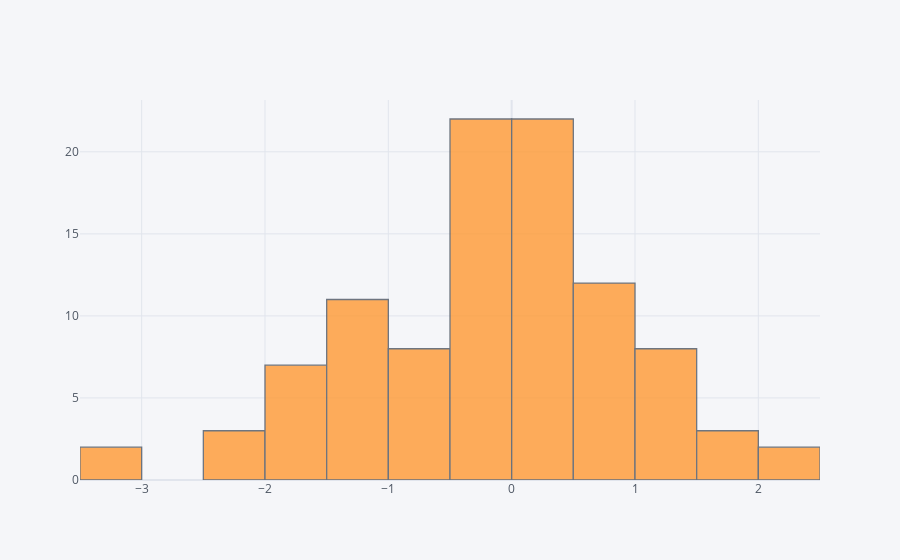

Write notebook code for a chart like this one.
### Markdown cell above
## histogram

### Code cell
df['A'].iplot(kind='hist',bins=25)

### Figure 1 — Plotly figure (JSON) as saved in the notebook; plotly's stock layout.template omitted (floating-point values rounded to 4 significant figures)
{"data": [{"histfunc": "count", "histnorm": "", "marker": {"color": "rgba(255, 153, 51, 1.0)", "line": {"color": "#4D5663", "width": 1.3}}, "name": "A", "nbinsx": 25, "opacity": 0.8, "orientation": "v", "type": "histogram", "x": [-0.8805, 1.455, 0.4585, -0.3006, 0.9425, 0.192, 0.1287, -1.125, 1.005, -0.01943, 0.8744, 1.267, -0.01329, 1.215, 0.9027, -0.2585, 0.06351, 0.06132, 0.6827, 0.6572, -0.6395, -0.3873, -1.276, -0.905, 0.3914, -1.326, -0.1118, 0.13, -0.4993, -0.3758, 1.895, -1.981, -0.2337, -0.8724, -0.343, 0.5428, 1.157, 1.333, -3.339, -1.109, -1.38, -1.2, 1.827, -1.699, -1.615, 0.9643, 0.1819, 1.068, -2.176, 0.6126, 0.3634, 0.3063, 0.1027, -0.2362, 0.292, -1.533, 0.802, 0.008844, -0.4265, 0.2846, 0.3358, 0.09094, -2.106, -2.423, -0.6026, 0.4283, -1.178, -0.54, 0.9881, -1.182, 0.08603, 1.791, 1.231, -1.82, -0.4208, -1.519, -0.3527, -0.04558, -0.2043, 0.541, -0.4129, 0.3411, -0.05383, -1.729, -3.327, -0.3158, -0.002248, -0.7399, -1.05, -0.0182, 0.009171, -0.436, -1.005, -1.123, 2.131, 2.128, 0.7196, 0.3539, -0.7576, 0.05885]}], "layout": {"barmode": "overlay", "legend": {"bgcolor": "#F5F6F9", "font": {"color": "#4D5663"}}, "paper_bgcolor": "#F5F6F9", "plot_bgcolor": "#F5F6F9", "title": {"font": {"color": "#4D5663"}}, "xaxis": {"gridcolor": "#E1E5ED", "showgrid": true, "tickfont": {"color": "#4D5663"}, "title": {"font": {"color": "#4D5663"}, "text": ""}, "zerolinecolor": "#E1E5ED"}, "yaxis": {"gridcolor": "#E1E5ED", "showgrid": true, "tickfont": {"color": "#4D5663"}, "title": {"font": {"color": "#4D5663"}, "text": ""}, "zerolinecolor": "#E1E5ED"}}}
